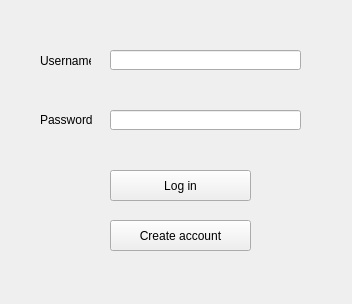
<?xml version="1.0" encoding="UTF-8"?>
<ui version="4.0">
 <class>Form</class>
 <widget class="QWidget" name="Form">
  <property name="geometry">
   <rect>
    <x>0</x>
    <y>0</y>
    <width>352</width>
    <height>304</height>
   </rect>
  </property>
  <property name="windowTitle">
   <string>Form</string>
  </property>
  <widget class="QLabel" name="label">
   <property name="geometry">
    <rect>
     <x>40</x>
     <y>40</y>
     <width>51</width>
     <height>41</height>
    </rect>
   </property>
   <property name="text">
    <string>Username</string>
   </property>
  </widget>
  <widget class="QLabel" name="label_2">
   <property name="geometry">
    <rect>
     <x>40</x>
     <y>110</y>
     <width>61</width>
     <height>20</height>
    </rect>
   </property>
   <property name="text">
    <string>Password</string>
   </property>
  </widget>
  <widget class="QLineEdit" name="lineEdit">
   <property name="geometry">
    <rect>
     <x>110</x>
     <y>50</y>
     <width>191</width>
     <height>20</height>
    </rect>
   </property>
  </widget>
  <widget class="QLineEdit" name="lineEdit_2">
   <property name="geometry">
    <rect>
     <x>110</x>
     <y>110</y>
     <width>191</width>
     <height>20</height>
    </rect>
   </property>
  </widget>
  <widget class="QPushButton" name="pushButton">
   <property name="geometry">
    <rect>
     <x>110</x>
     <y>170</y>
     <width>141</width>
     <height>31</height>
    </rect>
   </property>
   <property name="text">
    <string>Log in</string>
   </property>
  </widget>
  <widget class="QPushButton" name="pushButton_2">
   <property name="geometry">
    <rect>
     <x>110</x>
     <y>220</y>
     <width>141</width>
     <height>31</height>
    </rect>
   </property>
   <property name="text">
    <string>Create account</string>
   </property>
  </widget>
 </widget>
 <resources/>
 <connections/>
</ui>
